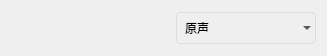
<?xml version="1.0" encoding="UTF-8"?>
<ui version="4.0">
 <class>VoiceChangeItem</class>
 <widget class="QWidget" name="VoiceChangeItem">
  <property name="geometry">
   <rect>
    <x>0</x>
    <y>0</y>
    <width>327</width>
    <height>56</height>
   </rect>
  </property>
  <property name="windowTitle">
   <string>音频设置</string>
  </property>
  <property name="styleSheet">
   <string notr="true">QComboBox {
	background: transparent;
	border: 1px solid rgb(221,221,221);
	border-radius: 4px;
	min-height: 30px;
	padding-left: 8px;
	padding-right: 8px;
}
QComboBox:hover {
	border-color:rgb(57,129,252);
}
QComboBox::drop-down {
	padding-top: 5px;
	image: url(:/Resources/dropDown.png);
}
QComboBox QAbstractItemView{
	margin-top:1;
	outline:0;	
	border:1px solid rgb(225,225,225);
	background-color:rgb(255,255,255);
	selection-background-color:rgb(80,145,255);
}
QComboBox QAbstractItemView::item{
	min-height:30px;
	max-height:30px;
}
QComboBox QAbstractItemView::item:hover{
    background-color:rgb(240,240,240);
	color:rgb(45,45,45);
}
QComboBox QAbstractItemView::item:selected{
    background-color:rgb(240,240,240);
	color:rgb(45,45,45);
}</string>
  </property>
  <layout class="QHBoxLayout" name="horizontalLayout">
   <item>
    <widget class="QLabel" name="lblUsername"/>
   </item>
   <item>
    <spacer name="horizontalSpacer">
     <property name="orientation">
      <enum>Qt::Horizontal</enum>
     </property>
     <property name="sizeHint" stdset="0">
      <size>
       <width>201</width>
       <height>20</height>
      </size>
     </property>
    </spacer>
   </item>
   <item>
    <widget class="QComboBox" name="cbVoiceChoose">
     <item>
      <property name="text">
       <string>原声</string>
      </property>
     </item>
     <item>
      <property name="text">
       <string>中性女声(适合女用)</string>
      </property>
     </item>
     <item>
      <property name="text">
       <string>中性男声(适合男用)</string>
      </property>
     </item>
     <item>
      <property name="text">
       <string>甜美女声(适合女用)</string>
      </property>
     </item>
     <item>
      <property name="text">
       <string>低沉男声(适合男用)</string>
      </property>
     </item>
     <item>
      <property name="text">
       <string>娃娃音(适合女用)</string>
      </property>
     </item>
     <item>
      <property name="text">
       <string>娃娃音(适合男用)</string>
      </property>
     </item>
     <item>
      <property name="text">
       <string>自定义值</string>
      </property>
     </item>
    </widget>
   </item>
  </layout>
 </widget>
 <layoutdefault spacing="6" margin="11"/>
 <resources/>
 <connections/>
</ui>
